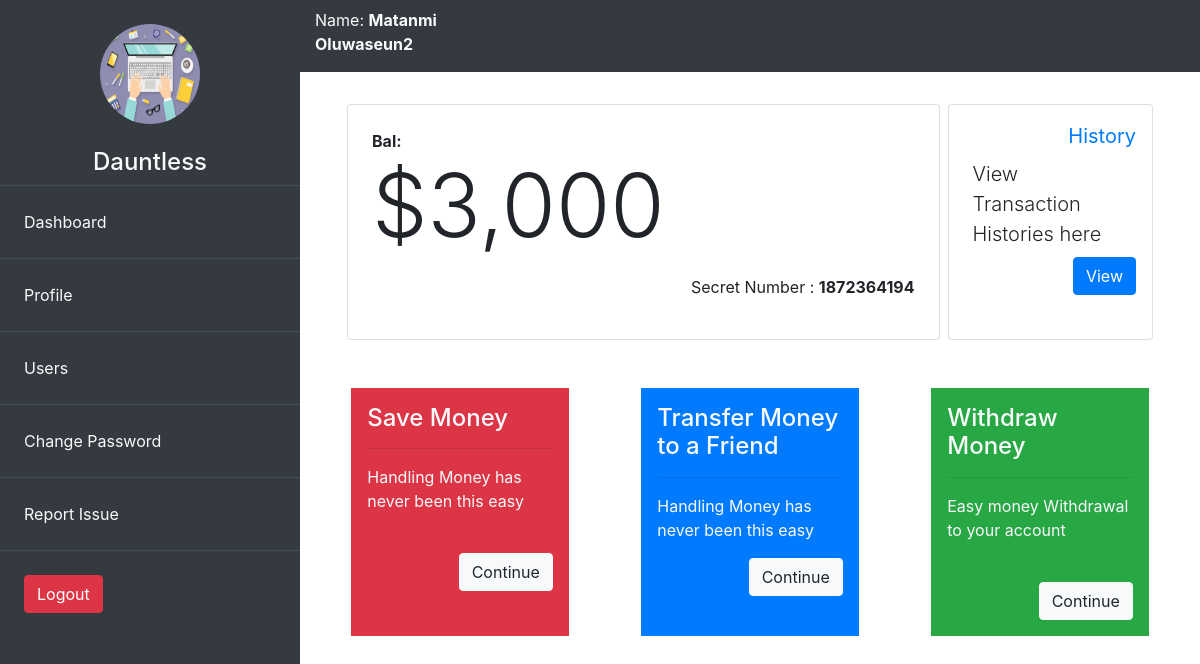
Screenshot of /accounts/ (signed in) with the database file from the repository.
### accounts/models.py (models this page shows, shortened)
class User(AbstractUser):
    pass

class Account(models.Model):
    user = models.OneToOneField(User, on_delete=models.CASCADE)
    image = models.ImageField(null=True, blank=True, upload_to='images/')
    sec_num = models.IntegerField(default=get_secret_num())
    acc_bal = models.IntegerField(default=0)
    gender = models.CharField(max_length=20, choices=gender, blank=True)

### accounts/views.py (the view)
# urls.py: path('', views.dashboard, name='dashboard'),
@login_required(login_url='/accounts/login')
def dashboard(request):
    user = request.user
    name = 'dashboard.html'
    context = {
        'user':user
    }
    return render(request, name)

### accounts/templates/dashboard.html
{% extends 'base.html' %}

### template/base.html (shortened to what this page needs)
<!DOCTYPE html>
{% load static %}
{% load humanize %}
<html lang="en">
<head>
    <link rel="stylesheet" href="{% static 'css/bootstrap.css' %}">
</head>
<body>
    <div class="container-fluid">
        <div class="row" style="height: 100vh;">
            <div class="col-3 bg-dark p-0">
                <div class='text-center m-4'>
                    <img src="{% if user.account.image %}
                    {{user.account.image.url }}
                    {% else %}
                    {% static 'images/icon.png' %}
                    {% endif %}
                    "
                    alt="" width="100px" height="100px" class="rounded-circle">
                </div>
                <div class="text-center text-light">
                    <h4>{{ user.username.title }}</h4>
                </div>
                <div class="">
                    <table class="table table-hover table-dark">
                        <tr >
                            <td class="p-4 "><a href="{% url 'accounts:dashboard' %}" class="text-light">Dashboard</a></td>
                        </tr>
                        <tr >
                            <td class="p-4"><a href="{% url 'accounts:profile' %}" class="text-light">Profile</a></td>
                        </tr>
                        {% if user.is_staff %}
                        <tr >
                            <td class="p-4 "><a href="{% url 'accounts:users' %}" class="text-light">Users</a></td>
                        </tr>
                        {% endif %}
                        <tr>
                            <td class="p-4"><a href="{% url 'accounts:passwordChange' %}" class="text-light">Change Password</a></td>
                        </tr>
                        <tr>
                            <td class="p-4 "><a href="{% url 'accounts:report' %}" class="text-light">Report Issue</a></td>
                        </tr>
                        <tr>
                            <td class="p-4"><a href="{% url 'accounts:logout' %}" class="btn btn-danger">Logout</a></td>
                        </tr>
                    </table>
                </div>
            </div>
            <div class="col-9">
                <div class="row bg-dark pt-2 text-light">
                    <div class="col-3">
                        <p>Name: <b>{{ user.get_full_name }}</b></p>
                    </div>
                </div>
                {% block content %}
                <div class="row m-4">
                    <div class="card p-4 col m-2">
                        <p class="m-0 p-0"><b>Bal:</b></p>
                        <p class="display-2">${{ user.account.acc_bal | intcomma }}</p>
                        <p class="text-right">Secret Number : <b>{{ user.account.sec_num }}</b></p>
                    </div>
                    <div class="col-3  ml-auto p-3 m-2 card">
                        <div class="lead text-right">
                            <b class="text-primary">History</b>
                        </div>
                        <div>
                            <p class="lead m-2">View Transaction Histories here</p>
                            <a href="{% url 'accounts:history' %}" class="btn btn-primary float-right">View</a>
                        </div>
                    </div>
                </div>
                <div class="row mx-auto">
                    <div class="col-3 m-3 bg-danger p-3 text-light mx-auto">
                        <h4>Save Money</h4>
                        <hr>
                        <p>Handling Money has never been this easy</p>
                        <a href="{% url 'accounts:savemoney' %}" class="btn btn-light float-right mt-4">Continue</a>
                    </div>
                    <div class="col-3 m-3 bg-primary p-3 text-light mx-auto">
                        <h4>Transfer Money to a Friend</h4>
                        <hr>
                        <p>Handling Money has never been this easy</p>
                        <a href="{% url 'accounts:transfermoney' %}" class="btn btn-light float-right">Continue</a>
                    </div>
                    <div class="col-3 m-3 bg-success p-3 text-light mx-auto">
                        <h4>Withdraw Money</h4>
                        <hr>
                        <p>Easy money Withdrawal to your account</p>
                        <a href="{% url 'accounts:withdrawmoney' %}" class="btn btn-light float-right mt-4">Continue</a>
                    </div>
                </div>
                {% endblock content %}
            </div>
        </div>
    </div>
</body>
</html>

### rows the page displays
User: image (picture), username "Dauntless", get_full_name "Matanmi Oluwaseun2", account.acc_bal "3,000", account.sec_num "1872364194"
